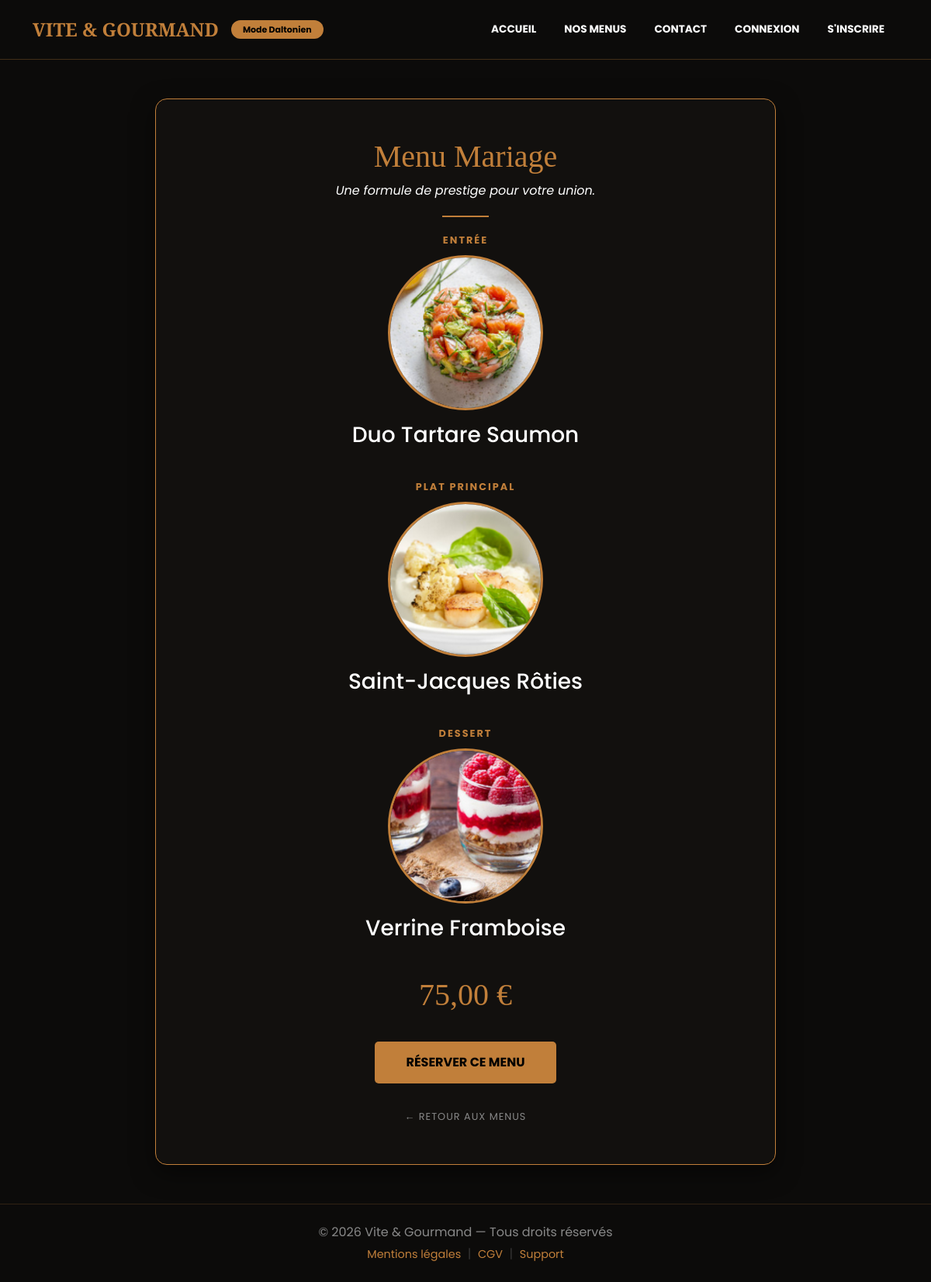
Screenshot of /pages/detail-menu.php?id=1 with the database file from the repository.
### tables this page shows
CREATE TABLE `menus` (
  `id` int(11) NOT NULL,
  `titre` varchar(255) NOT NULL,
  `description` text DEFAULT NULL,
  `theme` varchar(100) DEFAULT NULL,
  `regime` varchar(100) DEFAULT NULL,
  `prix` decimal(10,2) DEFAULT NULL,
  `nb_pers_min` int(11) DEFAULT 1,
  `stock` int(11) DEFAULT 0,
  `conditions_speciales` text DEFAULT NULL,
  `entree_nom` varchar(255) DEFAULT NULL,
  `entree_img` varchar(255) DEFAULT NULL,
  `entree_allergenes` text DEFAULT NULL,
  `plat_nom` varchar(255) DEFAULT NULL,
  `plat_img` varchar(255) DEFAULT NULL,
  `plat_allergenes` text DEFAULT NULL,
  `dessert_nom` varchar(255) DEFAULT NULL,
  `dessert_img` varchar(255) DEFAULT NULL,
  `dessert_allergenes` text DEFAULT NULL
);

### pages/detail-menu.php (the view, shortened to what this page needs)
 <?php
require_once '../includes/header.php';
$id_param = isset($_GET['id']) ? trim($_GET['id']) : '0';
if (array_key_exists($id_param, $options_sur_mesure)) {
    $m = $options_sur_mesure[$id_param];
} else {
    $id = intval($id_param);
    $database = new Database();
    $db = $database->getConnection();
    $stmt = $db->prepare("SELECT * FROM menus WHERE id = ?");
    $stmt->execute([$id]);
    $m = $stmt->fetch(PDO::FETCH_ASSOC);
}
?>
<div class="container">
    <div class="menu-container">
        <h1 style="font-family: 'Playfair Display', serif; color: #C17F3A;"><?php echo htmlspecialchars($m['titre']); ?></h1>
        <p><i><?php echo htmlspecialchars($m['description']); ?></i></p>
        <div class="gold-line"></div>
        <div class="course">
            <span class="course-title">
                <?php echo isset($m['is_option']) ? htmlspecialchars($m['entree_label']) : 'Entrée'; ?>
            </span>
            <?php if (isset($m['is_option'])): ?>
                <img src="<?php echo $m['entree_img_url']; ?>" class="dish-img" alt="Illustration">
            <?php else: ?>
                <img src="../images/<?php echo htmlspecialchars($m['entree_img'] ?? 'default_entree.jpg'); ?>" class="dish-img" alt="Image de l'entrée">
            <?php endif; ?>
            <h3><?php echo htmlspecialchars($m['entree_nom'] ?? 'Entrée du chef'); ?></h3>
        </div>
        <div class="course">
            <span class="course-title">
                <?php echo isset($m['is_option']) ? htmlspecialchars($m['plat_label']) : 'Plat Principal'; ?>
            </span>
            <?php if (isset($m['is_option'])): ?>
                <img src="<?php echo $m['plat_img_url']; ?>" class="dish-img" alt="Illustration">
            <?php else: ?>
                <img src="../images/<?php echo htmlspecialchars($m['plat_img'] ?? 'default_plat.jpg'); ?>" class="dish-img" alt="Image du plat principal">
            <?php endif; ?>
            <h3><?php echo htmlspecialchars($m['plat_nom'] ?? 'Plat signature'); ?></h3>
        </div>
        <div class="course">
            <span class="course-title">
                <?php echo isset($m['is_option']) ? htmlspecialchars($m['dessert_label']) : 'Dessert'; ?>
            </span>
            <?php if (isset($m['is_option'])): ?>
                <img src="<?php echo $m['dessert_img_url']; ?>" class="dish-img" alt="Illustration">
            <?php else: ?>
                <img src="../images/<?php echo htmlspecialchars($m['dessert_img'] ?? 'default_dessert.jpg'); ?>" class="dish-img" alt="Image du dessert">
            <?php endif; ?>
            <h3><?php echo htmlspecialchars($m['dessert_nom'] ?? 'Douceur sucrée'); ?></h3>
        </div>
        <?php if (isset($m['is_option'])): ?>
            <div class="price-large" style="font-size: 1.8rem; font-style: italic; font-weight: normal;">Tarifs sur devis</div>
            <a href="contact.php" class="btn-order">Demander un devis</a>
        <?php else: ?>
            <div class="price-large"><?php echo number_format($m['prix'] ?? $m['prix_base'] ?? 0, 2, ',', ' '); ?> €</div>
            <a href="commande.php?id=<?php echo $m['id']; ?>" class="btn-order">Réserver ce menu</a>
        <?php endif; ?>
        <div style="margin-top: 30px;">
            <a href="menus.php" style="color: #888; text-decoration: none; font-size: 0.8rem; letter-spacing: 1px;">← RETOUR AUX MENUS</a>
        </div>
    </div>
</div>
<?php require_once '../includes/footer.php'; ?>

### includes/header.php (style rules this page uses)
:root { --gold: #C17F3A; --dark-bg: #0c0b0a; }
body { font-family: 'Roboto', sans-serif; background-color: var(--dark-bg); color: white; margin: 0; transition: filter 0.3s ease; }

### pages/detail-menu.php (style rules this page uses)
body { background-color: #0c0b0a; color: white; font-family: 'Poppins', sans-serif; }
.menu-container { max-width: 800px; margin: 50px auto; background: #12100E; padding: 50px; border: 1px solid #C17F3A; text-align: center; border-radius: 15px; box-shadow: 0 10px 30px rgba(0,0,0,0.5); }
.gold-line { width: 60px; height: 2px; background: #C17F3A; margin: 20px auto; }
.course { margin-bottom: 40px; }
.dish-img { width: 200px; height: 200px; object-fit: cover; border-radius: 50%; border: 3px solid #C17F3A; margin-bottom: 15px; display: block; margin: 0 auto 15px auto; }
.course-title { color: #C17F3A; text-transform: uppercase; font-size: 0.8rem; letter-spacing: 2px; display: block; margin-bottom: 10px; font-weight: bold; }
.price-large { font-size: 2.5rem; color: #C17F3A; margin: 30px 0; font-family: 'Playfair Display', serif; }
.btn-order { background: #C17F3A; color: black; font-weight: bold; padding: 15px 40px; text-decoration: none; display: inline-block; text-transform: uppercase; transition: 0.3s; border-radius: 5px; }

### rows the page displays
menus: titre "Menu Mariage", description "Une formule de prestige pour votre union.", entree_img (picture), entree_nom "Duo Tartare Saumon", plat_img (picture), plat_nom "Saint-Jacques Rôties", dessert_img (picture), dessert_nom "Verrine Framboise", prix "75,00"
